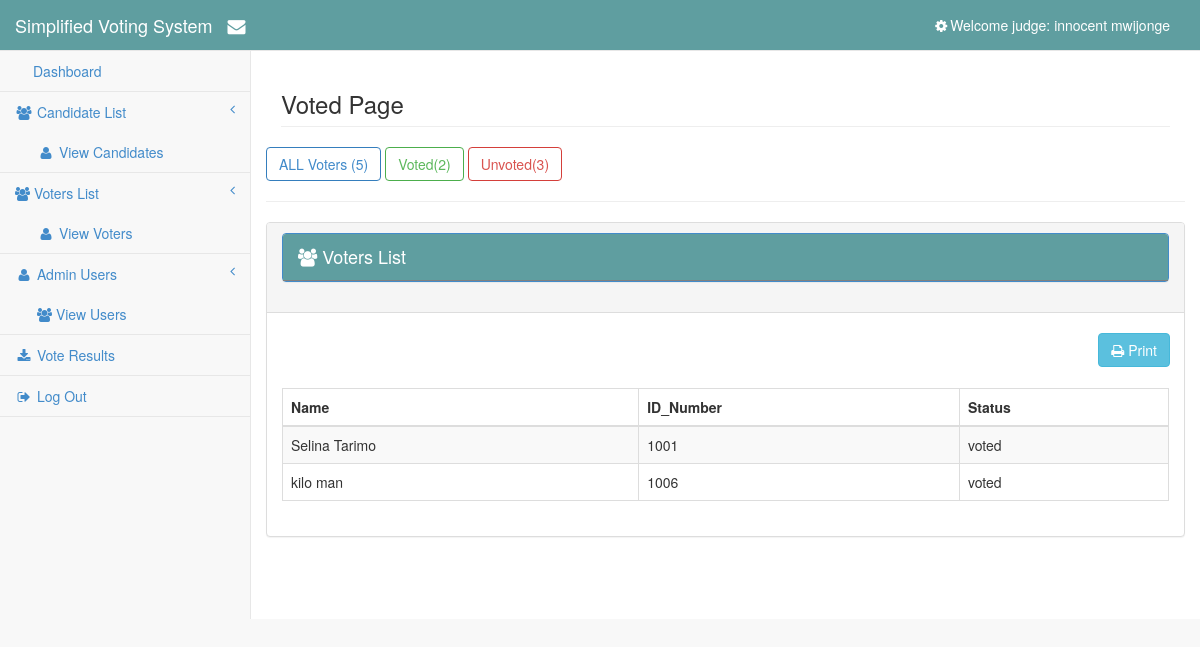
The app's page /adminpages/voters/voted.php (signed in) with its own data.
### tables this page shows
CREATE TABLE `voters` (
  `firstname` varchar(30) NOT NULL,
  `middlename` varchar(30) DEFAULT NULL,
  `surname` varchar(30) NOT NULL,
  `gender` enum('male','female') NOT NULL,
  `age` int(11) NOT NULL,
  `maritalstatus` enum('single','married','divorced','deadpartner') NOT NULL,
  `region` varchar(30) NOT NULL,
  `nationality` varchar(30) NOT NULL DEFAULT 'TANZANIAN',
  `userID` int(11) NOT NULL,
  `password` varchar(52) NOT NULL,
  `status` enum('voted','unvoted') NOT NULL DEFAULT 'unvoted',
  `usertype` enum('voter') NOT NULL DEFAULT 'voter'
);

### adminpages/session.php (called while the page is built, shortened)
<?php
if(!isset($_SESSION['userID']))
{
$_SESSION['msg']="You must login first to vote";
header("location:index.php");
}
else
{
$session_id=$_SESSION['userID'];
}
?>

### adminpages/voters/voted.php (the view, shortened to what this page needs)
<?php include ('../session.php');?>
<?php include ('../head.php');?>
<body>
    <div id="wrapper">
        <?php include ('sidebar.php');?>
        <div id="page-wrapper">
            <div class="row">
                <div class="col-lg-12">
                    <h3 class="page-header">Voted Page</h3>
                </div>
				<?php
					$count = $db->query("SELECT COUNT(*) as total FROM `voters`")->fetch_array();
					$count1 =  $db->query("SELECT COUNT(*) as total FROM `voters` WHERE `status` = 'Voted'")->fetch_array();
					$count2 = $db->query("SELECT COUNT(*) as total FROM `voters` WHERE `status` = 'Unvoted'")->fetch_array();
				?>
				<a href="voters.php" class = "btn btn-primary btn-outline">ALL Voters (<?php echo $count['total']?>)</a>
				<a href="voted.php" class = "btn btn-success btn-outline"> Voted(<?php echo $count1['total']?>)</a>
				<a href="unvoted.php" class = "btn btn-danger btn-outline">Unvoted(<?php echo $count2['total']?>) </a>
				<br/>
				<hr/>
                    <div class="panel panel-default">
                        <div class="panel-heading">
                            <h4 class="modal-title" id="myModalLabel">
												<div class="panel panel-primary">
													<div class="panel-heading"><i class = "fa fa-users"></i>
														Voters List
													</div>
												</div>
											</h4>
                        </div>
                        <br/>
					<button type="button" onclick="window.print();" style = "margin-right:14px;" id ="print" class = "pull-right btn btn-info"><i class = "fa fa-print"></i> Print</button>
<br>
					<br/>
                        <div class="panel-body">
                            <div class="table-responsive">
                                <table class="table table-striped table-bordered table-hover" id="dataTables-example">
                                    <thead>
                                        <tr>
                                            <th>Name</th>
                                            <th>ID_Number</th>
                                            <th>Status</th>
                                        </tr>
                                    </thead>
                                    <tbody>
										<?php
										require '../../dbconnect.php';
										$query = $db->query("SELECT * FROM voters where status = 'Voted'");
										while($row = $query->fetch_array()){
										?>
										 <tr class="odd gradeX">
											<td><?php echo $row ['firstname']." ".$row['surname'];?></td>
                                            <td><?php echo $row ['userID'];?></td>
                                            <td><?php echo $row ['status'];?></td>
                                        </tr>
                                       <?php
											}
									   ?>
                                    </tbody>
                                </table>
                            </div>
                        </div>
                    </div>
            </div>
        </div>
    </div>
</body>
</html>

### adminpages/voters/sidebar.php (shortened to what this page needs)
<nav class="navbar navbar-default navbar-static-top" role="navigation" style="margin-bottom:0; background-color:cadetblue;">
            <div class="navbar-header">
                <a class="navbar-brand" href="" style = "color:white;">Simplified Voting System &nbsp <i class = "fa fa-envelope fa-large" > </i></a>
            </div>
            <ul class="nav navbar-top-links navbar-right">
               <?php require '../dbconnect.php';
				$q= "SELECT * FROM admins WHERE userID = '$session_id' " ;
                $qresult = mysqli_query($db,$q);
                $record=mysqli_fetch_array($qresult);
			 ?>
                <li class="dropdown">
                    <a class="dropdown-toggle" data-toggle="dropdown" href="#" style = "color: white">
					<i class="fa fa-cog fa-spin fa-fw"></i>Welcome <?php echo $record['usertype'].": ".$record['firstname']." ".$record['surname'];?>
                    </a>
                </li>
            </ul>
            <div class="navbar-default sidebar" role="navigation">
                <div class="sidebar-nav navbar-collapse">
                    <ul class="nav" id="side-menu">
                        <li>
                        <a href="../candidate/candidate.php"><i class="fa fa-menu fa-fw"></i>Dashboard </a>
                        </li>
                        <li>
                            <a href="#"><i class="fa fa-users fa-fw"></i> Candidate List<span class="fa arrow"></span></a>
                            <ul class="nav nav-second-level">
                                <li>
                                    <a href="../candidate/candidate.php"><i class = "fa fa-user fa-fw"></i> View Candidates</a>
                                </li>
                            </ul>
                        </li>
						<li>
                            <a href="#"><i class="fa fa-users"></i> Voters List<span class="fa arrow"></span></a>
                            <ul class="nav nav-second-level">
                                <li>
                                    <a href="voters.php"><i class = "fa fa-user fa-fw"></i> View Voters</a>
                                </li>
                            </ul>
                        </li>
                        <li>
                            <a href="#"><i class="fa fa-user fa-fw"></i> Admin Users<span class="fa arrow"></span></a>
                            <ul class="nav nav-second-level">
                            <li>
                                    <a href="../adminusers/user.php"> <i class = "fa fa-users" ></i> View Users</a>
                                </li>
                            </ul>
                        </li>
                        <li>
                            <a href="../results/results.php"><i class="fa fa-download fa-fw"></i> Vote Results</a>
                        </li>
                        <li>
                            <a href="../logout.php"><i class="fa fa-sign-out fa-fw"></i> Log Out</a>
                        </li>
                    </ul>
                </div>
            </div>
        </nav>

### records on screen
voters: firstname "Selina", surname "Tarimo", userID "1001", status "voted"
voters: firstname "kilo", surname "man", userID "1006", status "voted"

### other values on screen
$record['usertype'] "judge"
$record['firstname'] "innocent"
$record['surname'] "mwijonge"
$count['total'] "5"
$count1['total'] "2"
$count2['total'] "3"
